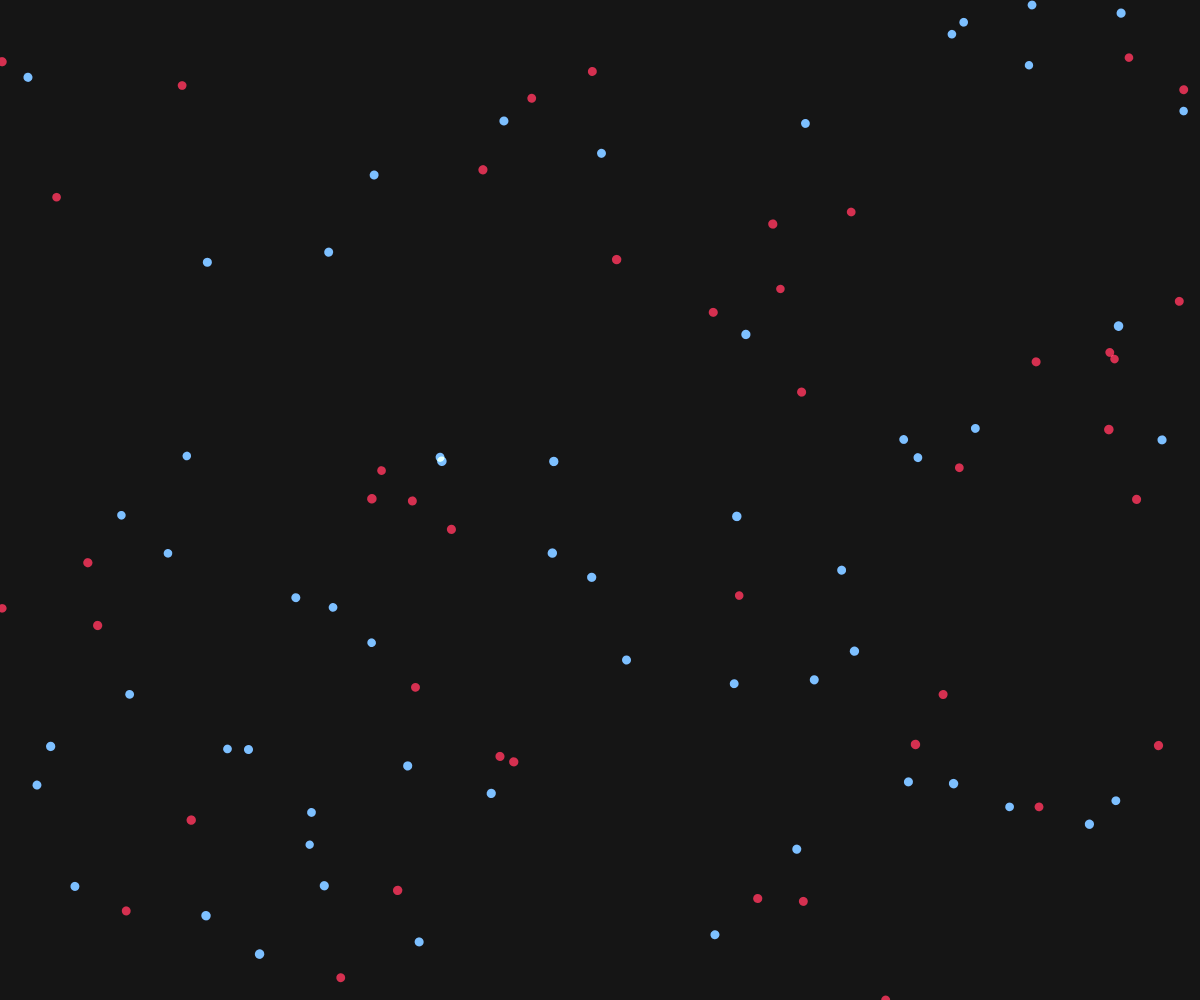
Frame 1 (no input)
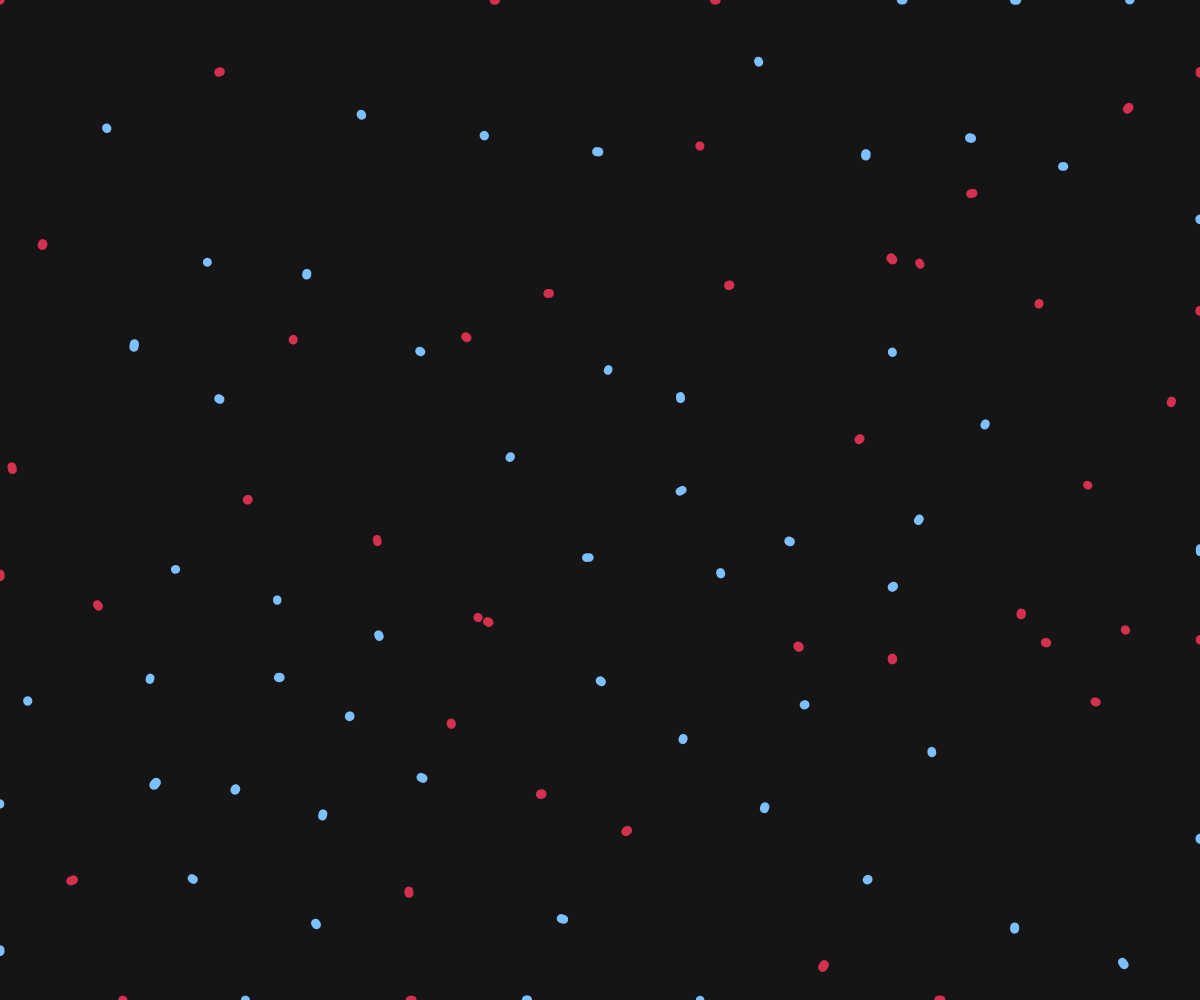
Frame 60 (no input)
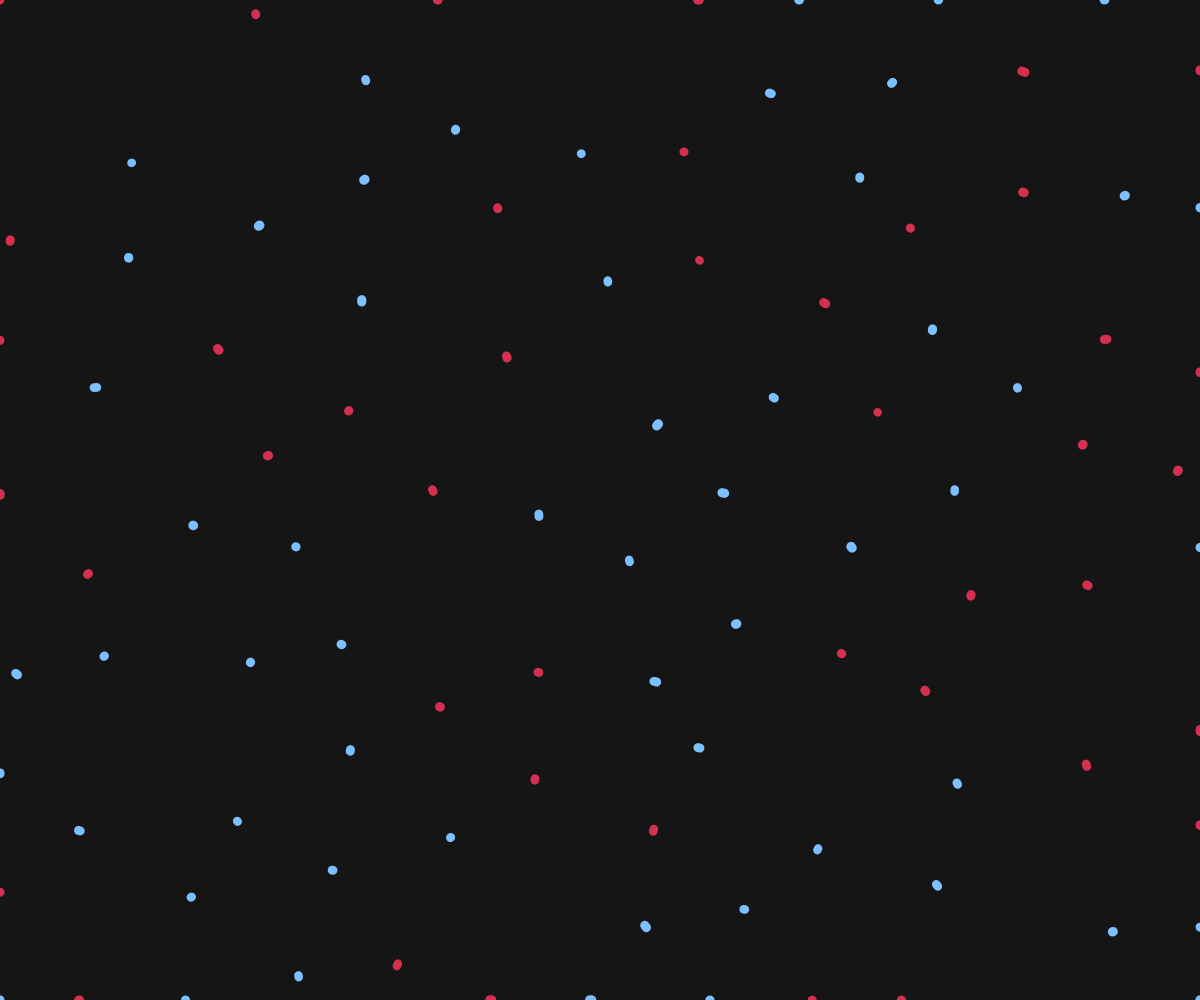
Frame 120 (the mouse pressed at the canvas centre since frame 60)

The p5.js sketch that drew these frames (run headless with seeded random() and noise() and a simulated clock; from frame 60 on, the mouse is pressed at the canvas centre):

// p5.js sketch
// ── sketch.js
var vehicles = [];
var vehicleCount = 100;
var sr;

function setup(){
  sr = random(0.2, 5);
  pixelDensity(2);
  createCanvas(windowWidth, windowHeight);
  for(var i = 0; i < vehicleCount; i++){
    vehicles[i] = new Vehicle(random(width), random(height), sr);
  }
  background(21)
}

function draw(){
  blendMode(NORMAL);
  background(21, 255);
  blendMode(NORMAL);
  if(vehicles.length > vehicleCount){
    vehicles.splice(0, vehicles.length - vehicleCount)
  }
  vehicles.map(function(vehicle){
    vehicle.separate(vehicles)
    vehicle.update();
    vehicle.display();
  });
}

function mouseDragged(){
  vehicles.push(new Vehicle(mouseX, mouseY, sr))
}

function windowResized() {
  resizeCanvas(windowWidth, windowHeight);
  background(21);
}

// ── vehicle.js
var Vehicle = function(x, y, sr){
  this.prevPos = createVector(x,y);
  this.pos = createVector(x,y);
  this.vel = createVector(0,0);
  this.acc = createVector(0,0);
  this.r = 3;
  this.colour = Math.round(random(0,1)) === 0 ? 'RGB(104, 171, 250)' : '#C01B3B';
  this.xoff = random(0, 100);
  this.sr = 10;
  this.desiredSeparation = 100
  // maximum magnitude
  this.maxSpeed = random(this.sr / 10, this.sr);
  // turning circle
  this.maxForce = random(0.1, 0.2);

  this.applyForce = function(force){
    this.acc.add(force);
  };

  this.separate = function(vehicles){
    var desiredSeparation = this.desiredSeparation
    var sum = createVector(0,0)
    var count = 0
    for (var i = 0; i < vehicles.length; i++){
      var d = p5.Vector.dist(this.pos, vehicles[i].pos)
      if(d > 0 && d < desiredSeparation){
        // calc opposing vector
        var diff = p5.Vector.sub(this.pos, vehicles[i].pos)
        diff.normalize()
        diff.div(d) // weight by distance
        sum.add(diff)
        count++
      }
    }
    // Average the forces
    if(count > 0){
      sum.div(count)
      sum.normalize()
      sum.mult(this.maxSpeed)

      // Steering = desired - velocity
      var steer = p5.Vector.sub(sum, this.vel)
      steer.limit(this.maxForce)
      this.applyForce(steer)
    }

  }

  this.update = function(){
    this.prevPos = this.pos.copy();
    this.vel.add(this.acc);
    this.vel.limit(this.maxSpeed); // limit vel to maxSpeed
    this.pos.add(this.vel);
    this.acc.set(0,0);

    if(this.pos.y < 0){ this.pos.y = this.prevPos.y = 0; }
    if(this.pos.x < 0){ this.pos.x = this.prevPos.x = 0; }
    if(this.pos.y > height){ this.pos.y = this.prevPos.y = height; }
    if(this.pos.x > width){ this.pos.x = this.prevPos.x =  width; }
  };

  this.display = function(){
    blendMode(ADD);
    stroke(this.colour);
    strokeWeight(map(noise(this.xoff), 0, 1, 8, 10));
    line(this.pos.x, this.pos.y, this.prevPos.x, this.prevPos.y);
    this.xoff += 0.3;
  };

};
